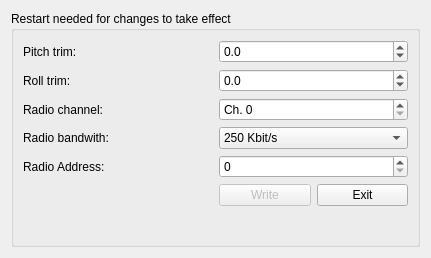
<?xml version="1.0" encoding="UTF-8"?>
<ui version="4.0">
 <class>Form</class>
 <widget class="QWidget" name="Form">
  <property name="windowModality">
   <enum>Qt::ApplicationModal</enum>
  </property>
  <property name="enabled">
   <bool>true</bool>
  </property>
  <property name="geometry">
   <rect>
    <x>0</x>
    <y>0</y>
    <width>431</width>
    <height>258</height>
   </rect>
  </property>
  <property name="windowTitle">
   <string>Crazyflie 2.0 config</string>
  </property>
  <layout class="QGridLayout" name="gridLayout_3">
   <item row="0" column="0">
    <layout class="QVBoxLayout" name="verticalLayout">
     <item>
      <layout class="QGridLayout" name="gridLayout">
       <property name="horizontalSpacing">
        <number>6</number>
       </property>
       <item row="0" column="0">
        <widget class="QGroupBox" name="configBlockGroup">
         <property name="enabled">
          <bool>true</bool>
         </property>
         <property name="title">
          <string>Restart needed for changes to take effect</string>
         </property>
         <layout class="QGridLayout" name="gridLayout_2">
          <item row="6" column="0">
           <widget class="QLabel" name="label_9">
            <property name="text">
             <string>Radio bandwith:</string>
            </property>
           </widget>
          </item>
          <item row="5" column="0">
           <widget class="QLabel" name="label_8">
            <property name="text">
             <string>Radio channel:</string>
            </property>
           </widget>
          </item>
          <item row="5" column="1">
           <widget class="QSpinBox" name="_radio_channel">
            <property name="prefix">
             <string>Ch. </string>
            </property>
            <property name="maximum">
             <number>127</number>
            </property>
           </widget>
          </item>
          <item row="11" column="1">
           <spacer name="verticalSpacer">
            <property name="orientation">
             <enum>Qt::Vertical</enum>
            </property>
            <property name="sizeHint" stdset="0">
             <size>
              <width>20</width>
              <height>40</height>
             </size>
            </property>
           </spacer>
          </item>
          <item row="2" column="1">
           <widget class="QDoubleSpinBox" name="_roll_trim">
            <property name="decimals">
             <number>1</number>
            </property>
            <property name="minimum">
             <double>-100.000000000000000</double>
            </property>
            <property name="maximum">
             <double>100.000000000000000</double>
            </property>
           </widget>
          </item>
          <item row="8" column="1">
           <layout class="QGridLayout" name="gridLayout_4">
            <item row="0" column="1">
             <widget class="QPushButton" name="_exit_btn">
              <property name="text">
               <string>Exit</string>
              </property>
             </widget>
            </item>
            <item row="0" column="0">
             <widget class="QPushButton" name="_write_data_btn">
              <property name="enabled">
               <bool>false</bool>
              </property>
              <property name="text">
               <string>Write</string>
              </property>
             </widget>
            </item>
           </layout>
          </item>
          <item row="1" column="1">
           <widget class="QDoubleSpinBox" name="_pitch_trim">
            <property name="decimals">
             <number>1</number>
            </property>
            <property name="minimum">
             <double>-100.000000000000000</double>
            </property>
            <property name="maximum">
             <double>100.000000000000000</double>
            </property>
           </widget>
          </item>
          <item row="6" column="1">
           <widget class="QComboBox" name="_radio_speed">
            <property name="editable">
             <bool>false</bool>
            </property>
            <property name="currentIndex">
             <number>0</number>
            </property>
            <item>
             <property name="text">
              <string>250 Kbit/s</string>
             </property>
            </item>
            <item>
             <property name="text">
              <string>1 MBit/s</string>
             </property>
            </item>
            <item>
             <property name="text">
              <string> 2 MBit/s</string>
             </property>
            </item>
           </widget>
          </item>
          <item row="1" column="0">
           <widget class="QLabel" name="label_4">
            <property name="text">
             <string>Pitch trim:</string>
            </property>
           </widget>
          </item>
          <item row="2" column="0">
           <widget class="QLabel" name="label_6">
            <property name="text">
             <string>Roll trim:</string>
            </property>
           </widget>
          </item>
          <item row="7" column="0">
           <widget class="QLabel" name="label_10">
            <property name="text">
             <string>Radio Address:</string>
            </property>
           </widget>
          </item>
          <item row="7" column="1">
           <widget class="HexSpinBox" name="_radio_address">
           </widget>
          </item>
         </layout>
        </widget>
       </item>
      </layout>
     </item>
    </layout>
   </item>
  </layout>
 </widget>
 <customwidgets>
  <customwidget>
   <class>HexSpinBox</class>
   <extends>QSpinBox</extends>
   <header>cfclient.ui.widgets.hexspinbox</header>
  </customwidget>
 </customwidgets>
 <resources/>
 <connections/>
</ui>
